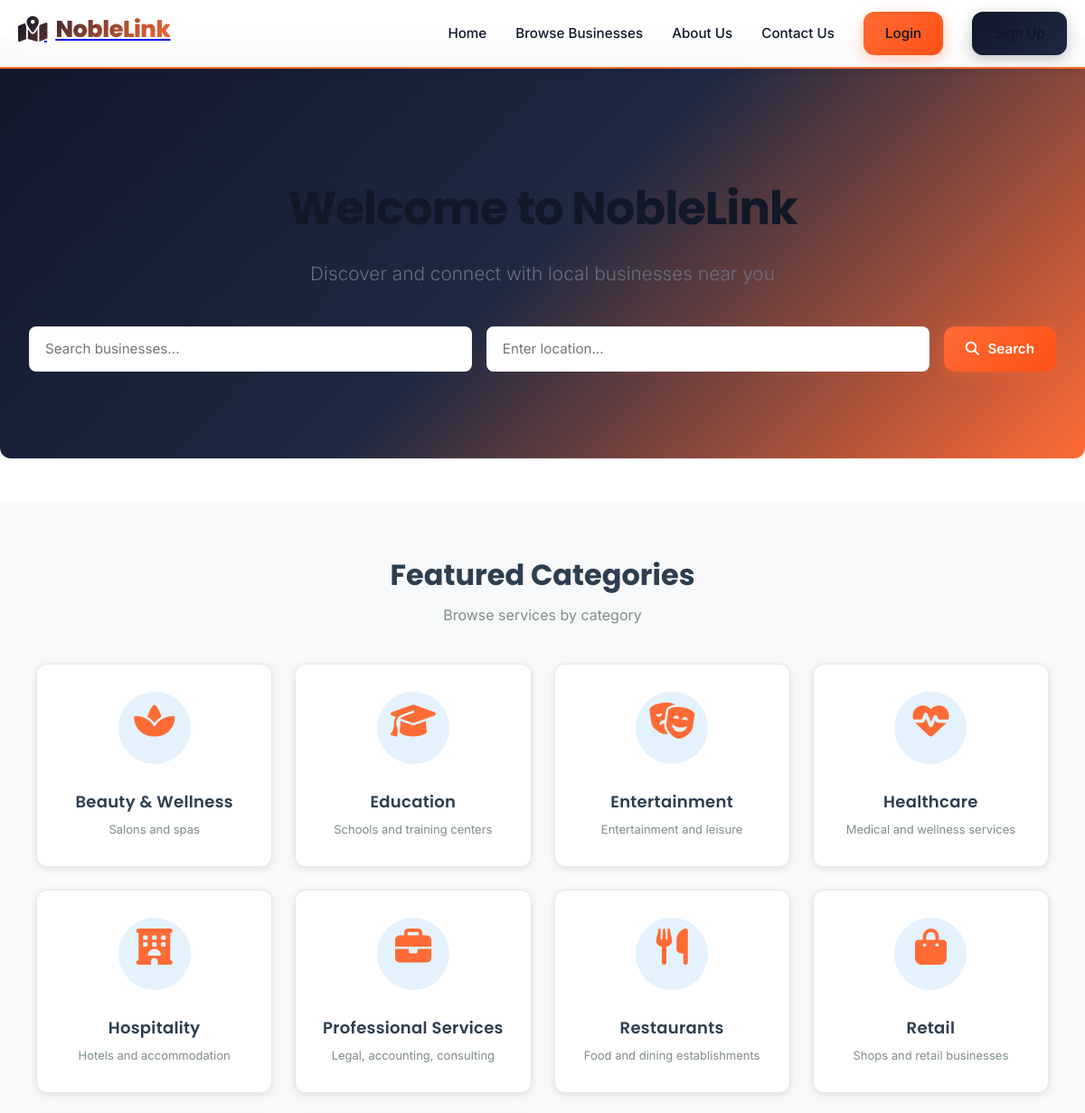
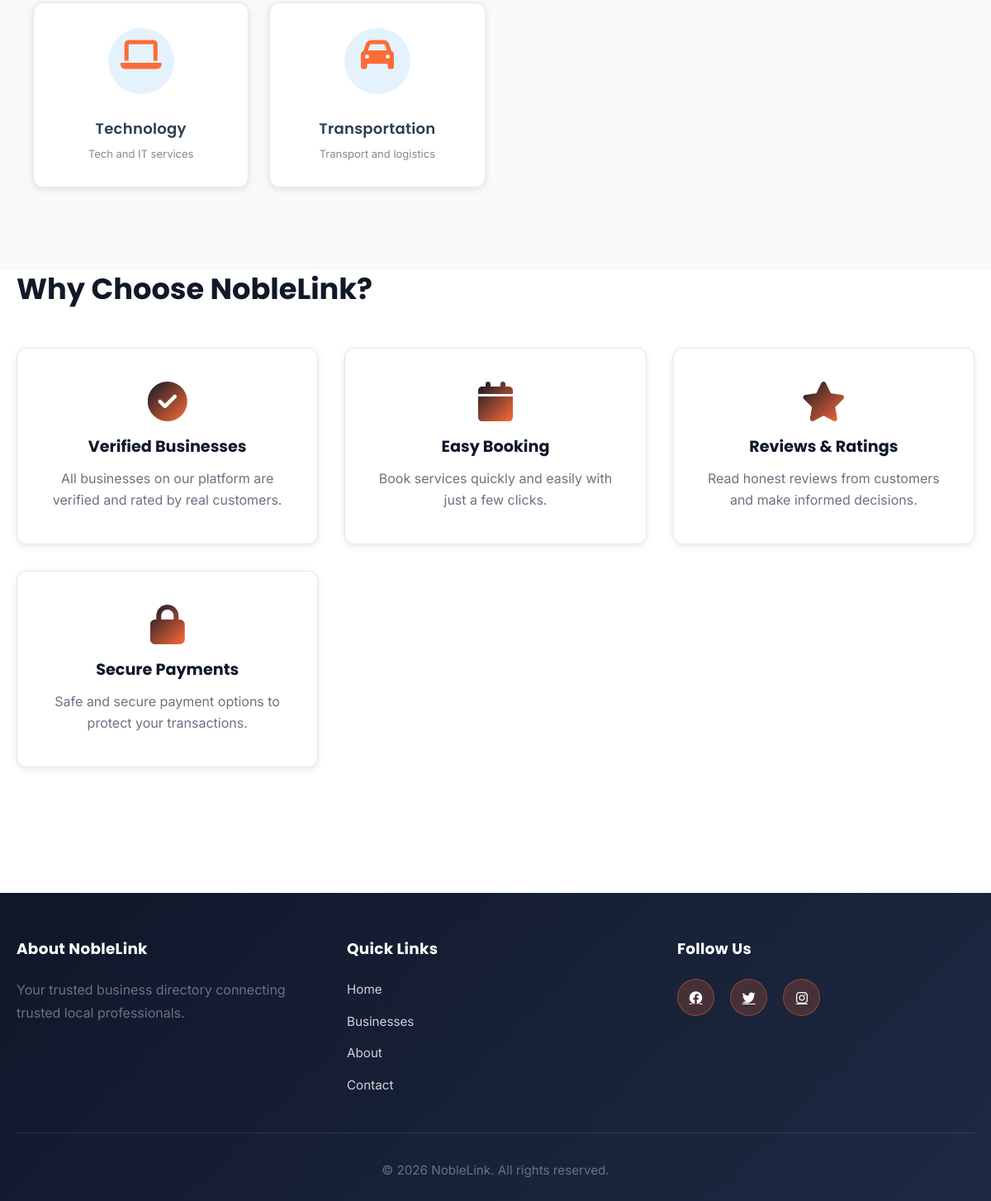
Screenshot of /php-app/ with the database file from the repository (2 pictures, top to bottom).
### tables this page shows
CREATE TABLE categories (
    id INT PRIMARY KEY AUTO_INCREMENT,
    category_name VARCHAR(100) NOT NULL UNIQUE,
    description TEXT,
    icon VARCHAR(255),
    created_at TIMESTAMP DEFAULT CURRENT_TIMESTAMP,
    updated_at TIMESTAMP DEFAULT CURRENT_TIMESTAMP ON UPDATE CURRENT_TIMESTAMP,
    INDEX idx_name (category_name)
);

### php-app/classes/Auth.php (called while the page is built, shortened)
<?php
class Auth {
    public static function isLoggedIn() {
        if (!isset($_SESSION['user_id'])) {
            return false;
        }
        return true;
    }
}
?>

### php-app/config/Database.php (called while the page is built, shortened)
<?php
class Database {
    private $connection;
    private static $instance = null;
    private function __construct() {
        try {
            $this->connection = new mysqli(
                DB_HOST,
                DB_USER,
                DB_PASSWORD,
                DB_NAME,
                DB_PORT
            );
            $this->connection->set_charset("utf8mb4");
        } catch (Exception $e) {
            die("Database connection error: " . $e->getMessage());
        }
    }
    public static function getInstance() {
        if (self::$instance === null) {
            self::$instance = new self();
        }
        return self::$instance;
    }
    public function getConnection() {
        return $this->connection;
    }
}
?>

### php-app/classes/Category.php (called while the page is built, shortened)
<?php
require_once __DIR__ . '/../config/Database.php';
class Category {
    private $conn;
    public function __construct() {
        $this->db = Database::getInstance();
        $this->conn = $this->db->getConnection();
    }
    public function getAll() {
        $sql = "SELECT * FROM categories ORDER BY category_name";
        $result = $this->conn->query($sql);
        return $result->fetch_all(MYSQLI_ASSOC);
    }
}
?>

### php-app/views/home.php (the view, shortened to what this page needs)
<section class="hero">
    <div class="hero-content">
        <h1>Welcome to NobleLink</h1>
        <p>Discover and connect with local businesses near you</p>
        <div class="search-container">
            <form action="/FindItLocal/php-app/search" method="GET" class="search-form">
                <input type="text" name="q" placeholder="Search businesses..." class="search-input">
                <input type="text" name="location" placeholder="Enter location..." class="search-input">
                <button type="submit" class="btn btn-primary">
                    <i class="fas fa-search"></i> Search
                </button>
            </form>
        </div>
    </div>
</section>
<section class="featured-section">
    <div class="container">
        <div class="featured-header">
            <h2>Featured Categories</h2>
            <p>Browse services by category</p>
        </div>
        <div class="categories-grid">
            <?php if (!empty($categories)): ?>
                <?php foreach ($categories as $category): ?>
                    <a href="/FindItLocal/php-app/category/<?php echo $category['id']; ?>" class="category-card">
                        <div class="category-icon">
                            <?php if (!empty($category['icon']) && strpos($category['icon'], 'fa') === 0): ?>
                                <i class="fas <?php echo htmlspecialchars($category['icon']); ?>"></i>
                            <?php elseif (!empty($category['icon'])): ?>
                                <img src="/FindItLocal/php-app/assets/images/<?php echo htmlspecialchars($category['icon']); ?>" alt="<?php echo htmlspecialchars($category['category_name']); ?>">
                            <?php else: ?>
                                <i class="fas fa-store"></i>
                            <?php endif; ?>
                        </div>
                        <div class="category-info">
                            <h3><?php echo htmlspecialchars($category['category_name']); ?></h3>
                            <?php if (!empty($category['description'])): ?>
                                <p><?php echo htmlspecialchars(substr($category['description'], 0, 60)); ?></p>
                            <?php endif; ?>
                        </div>
                    </a>
                <?php endforeach; ?>
            <?php else: ?>
                <p class="no-categories">No categories available</p>
            <?php endif; ?>
        </div>
    </div>
</section>
<section class="features-section">
    <div class="container">
        <h2>Why Choose NobleLink?</h2>
        <div class="features-grid">
            <div class="feature-card">
                <i class="fas fa-check-circle"></i>
                <h3>Verified Businesses</h3>
                <p>All businesses on our platform are verified and rated by real customers.</p>
            </div>
            <div class="feature-card">
                <i class="fas fa-calendar"></i>
                <h3>Easy Booking</h3>
                <p>Book services quickly and easily with just a few clicks.</p>
            </div>
            <div class="feature-card">
                <i class="fas fa-star"></i>
                <h3>Reviews & Ratings</h3>
                <p>Read honest reviews from customers and make informed decisions.</p>
            </div>
            <div class="feature-card">
                <i class="fas fa-lock"></i>
                <h3>Secure Payments</h3>
                <p>Safe and secure payment options to protect your transactions.</p>
            </div>
        </div>
    </div>
</section>

### php-app/index.php (shortened to what this page needs)
<?php
require_once __DIR__ . '/config/Database.php';
require_once __DIR__ . '/classes/Auth.php';
require_once __DIR__ . '/classes/Category.php';
$request_uri = parse_url($_SERVER['REQUEST_URI'], PHP_URL_PATH);
$request_uri = str_replace('/FindItLocal/php-app', '', $request_uri);
$isLoggedIn = Auth::isLoggedIn();
$view = null;
if ($request_uri === '/') {
    $categoryModel = new Category();
    $categories = $categoryModel->getAll();
    $view = __DIR__ . '/views/home.php';
} elseif ($request_uri === '/logout') {
    Auth::logout();
    Helper::redirect('/FindItLocal/php-app/');
} elseif ($request_uri === '/about') {
    $pageTitle = 'About Us';
    $view = __DIR__ . '/views/about.php';
} elseif ($request_uri === '/faq') {
    $pageTitle = 'FAQ';
    $view = __DIR__ . '/views/faq.php';
} else {
    http_response_code(404);
    $error = 'Page not found';
    $view = __DIR__ . '/views/404.php';
}
if ($view && file_exists($view)) {
    include __DIR__ . '/views/layout.php';
} else {
    echo '<h1>404 - Page Not Found</h1>';
}
?>

### php-app/views/layout.php (shortened to what this page needs)
<!DOCTYPE html>
<html lang="en">
<head>
    <link rel="stylesheet" href="/FindItLocal/php-app/assets/css/style.css">
    <link href="https://cdnjs.cloudflare.com/ajax/libs/font-awesome/6.4.0/css/all.min.css" rel="stylesheet">
</head>
<body>
    <nav class="navbar">
        <div class="container">
            <div class="navbar-brand">
                <a href="/FindItLocal/php-app/">
                    <h1><i class="fas fa-map-location-dot"></i> NobleLink</h1>
                </a>
            </div>
            <ul class="navbar-menu">
                <li><a href="/FindItLocal/php-app/">Home</a></li>
                <li><a href="/FindItLocal/php-app/businesses">Browse Businesses</a></li>
                <li><a href="/FindItLocal/php-app/about">About Us</a></li>
                <li><a href="/FindItLocal/php-app/contact">Contact Us</a></li>
                <?php if ($isLoggedIn): ?>
                    <li><a href="/FindItLocal/php-app/dashboard">Dashboard</a></li>
                    <?php if ($userRole === 'business_owner'): ?>
                        <li><a href="/FindItLocal/php-app/owner/businesses">My Businesses</a></li>
                        <li><a href="/FindItLocal/php-app/owner/bookings">Service Bookings</a></li>
                        <li><a href="/FindItLocal/php-app/business/create">Create Business</a></li>
                    <?php else: ?>
                        <li><a href="/FindItLocal/php-app/bookings">My Bookings</a></li>
                    <?php endif; ?>
                    <li class="dropdown">
                        <a href="#" class="dropdown-toggle"><?php echo htmlspecialchars($firstName); ?> <i class="fas fa-chevron-down"></i></a>
                        <ul class="dropdown-menu">
                            <li><a href="/FindItLocal/php-app/profile">Profile</a></li>
                            <li><a href="/FindItLocal/php-app/logout">Logout</a></li>
                        </ul>
                    </li>
                <?php else: ?>
                    <li><a href="/FindItLocal/php-app/login" class="btn btn-primary">Login</a></li>
                    <li><a href="/FindItLocal/php-app/register" class="btn btn-secondary">Sign Up</a></li>
                <?php endif; ?>
            </ul>
        </div>
    </nav>
    <main class="main-content">
        <?php include $view; ?>
    </main>
    <footer class="footer">
        <div class="container">
            <div class="footer-content">
                <div class="footer-section">
                    <h3>About NobleLink</h3>
                    <p>Your trusted business directory connecting trusted local professionals.</p>
                </div>
                <div class="footer-section">
                    <h3>Quick Links</h3>
                    <ul>
                        <li><a href="/FindItLocal/php-app/">Home</a></li>
                        <li><a href="/FindItLocal/php-app/businesses">Businesses</a></li>
                        <li><a href="/FindItLocal/php-app/about">About</a></li>
                        <li><a href="/FindItLocal/php-app/contact">Contact</a></li>
                    </ul>
                </div>
                <div class="footer-section">
                    <h3>Follow Us</h3>
                    <div class="social-links">
                        <a href="#" title="Facebook"><i class="fab fa-facebook"></i></a>
                        <a href="#" title="Twitter"><i class="fab fa-twitter"></i></a>
                        <a href="#" title="Instagram"><i class="fab fa-instagram"></i></a>
                    </div>
                </div>
            </div>
            <div class="footer-bottom">
                <p>&copy; 2026 NobleLink. All rights reserved.</p>
            </div>
        </div>
    </footer>
</body>
</html>

### php-app/views/home.php (style rules this page uses)
.featured-section { padding: 60px 20px; background: #f8f9fa; }
.featured-header { text-align: center; margin-bottom: 40px; }
.featured-header h2 { font-size: 32px; color: #2c3e50; margin-bottom: 10px; font-weight: 700; }
.featured-header p { color: #7f8c8d; font-size: 16px; }
.categories-grid { display: grid; grid-template-columns: repeat(auto-fit, minmax(220px, 1fr)); gap: 25px; }
.category-card { background: white; border-radius: 12px; padding: 30px 20px; text-align: center; text-decoration: none; transition: all 0.3s ease; box-shadow: 0 2px 8px rgba(0, 0, 0, 0.1); display: flex; flex-direction: column; align-items: center; height: 100%; }
.category-icon { font-size: 48px; color: #3498db; margin-bottom: 15px; width: 80px; height: 80px; display: flex; align-items: center; justify-content: center; border-radius: 50%; background: #e3f2fd; }
.category-icon i { font-size: 40px; }
.category-info h3 { font-size: 18px; color: #2c3e50; margin: 15px 0 10px 0; font-weight: 600; }
.category-info p { color: #7f8c8d; font-size: 13px; line-height: 1.5; margin: 0; }

### rows the page displays
categories: category_name "Beauty & Wellness", description "Salons and spas"
categories: category_name "Education", description "Schools and training centers"
categories: category_name "Entertainment", description "Entertainment and leisure"
categories: category_name "Healthcare", description "Medical and wellness services"
categories: category_name "Hospitality", description "Hotels and accommodation"
categories: category_name "Professional Services", description "Legal, accounting, consulting"
categories: category_name "Restaurants", description "Food and dining establishments"
categories: category_name "Retail", description "Shops and retail businesses"
categories: category_name "Technology", description "Tech and IT services"
categories: category_name "Transportation", description "Transport and logistics"
